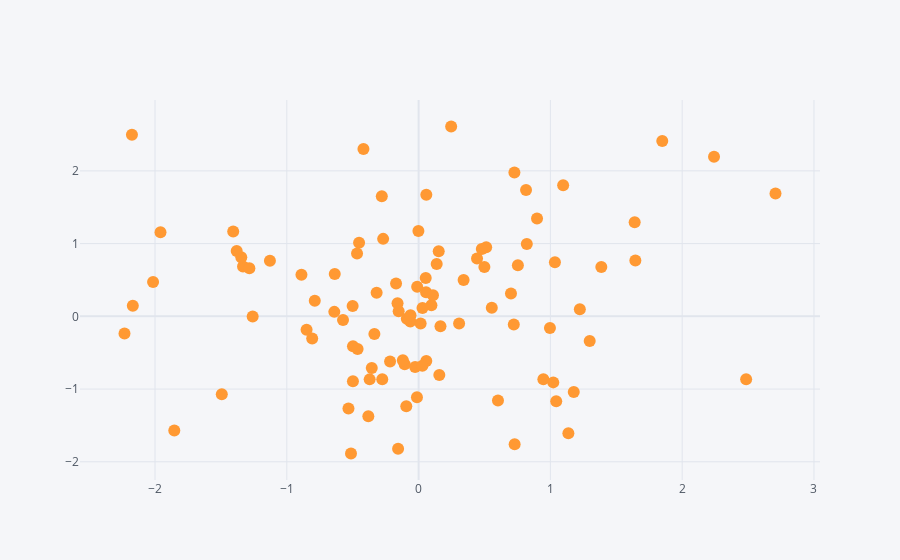

The notebook cell this image was saved under:
### Code cell
df1.iplot ( kind="scatter" , x="A" , y="B" , mode="markers" )
